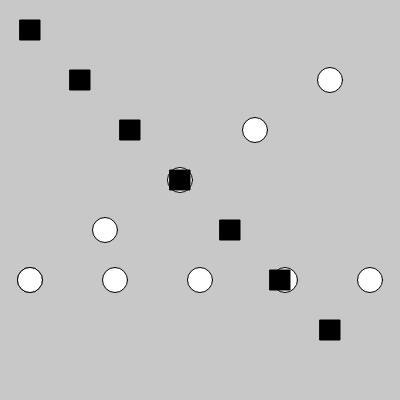
Frame 1 (no input)
Frame 60 (no input): identical to frame 1, image omitted
Frame 120 (the mouse pressed at the canvas centre since frame 60): identical to frame 1, image omitted

The p5.js sketch that drew this single still picture (run headless with seeded random() and noise() and a simulated clock; from frame 60 on, the mouse is pressed at the canvas centre):

// p5.js sketch
// ── sketch.js
function setup(){
  createCanvas(400,400);
}

function draw(){
  background(200);
  
  fill('white')
  for (let b = 0; b < 5; b += 1) {
    circle(30 + 85 * b, 280, 25);
  }

  fill('white')
  for (let c = 0; c < 5; c += 1) {
    circle(30 + 75 * c, 280 - 50 * c, 25);
  }

  fill('black')
  for (let a = 0; a < 7; a += 1) {
    rect(20 + 50 * a, 20 + 50 * a, 20, 20);  
  }

}
